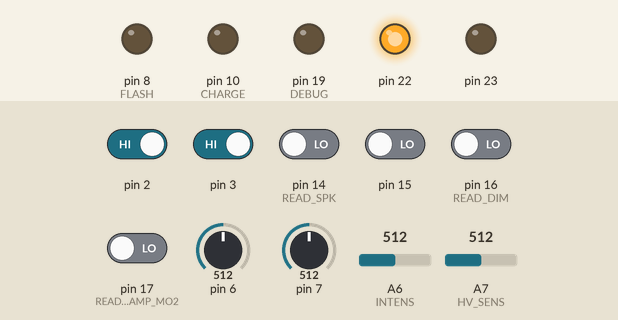
The sketch below on a simulated Arduino Nano, built with avr-gcc and run on an emulated ATmega328P. Shown: output pins drawn as LEDs (lit = HIGH). Dashed ring = blinking. The test bench sets the inputs (shaded band); at power-on: pin 2, pin 3 HIGH, pin 14 (READ_SPK), pin 15, pin 16 (READ_DIM), pin 17 (READ_LAMP_MO2) LOW, A6 (INTENS) = 512, A7 (HV_SENS) = 512, pin 6 = 512, pin 7 = 512. Pins used as bus, display or sensor lines are not drawn.

Above: at 1.2 s.
1.3 s: A6 (INTENS) set to 428
4.3 s: A6 (INTENS) set to 412
At 6.35 s:
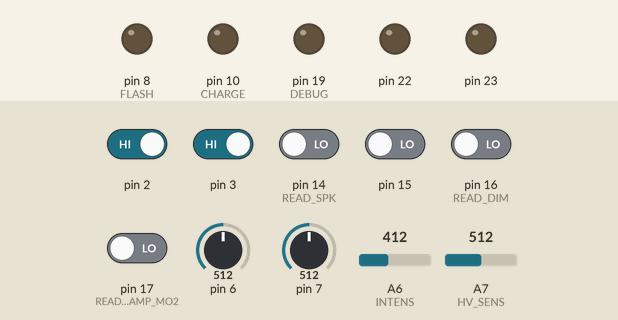
7.3 s: pin 2 driven LOW
At 8.0 s:
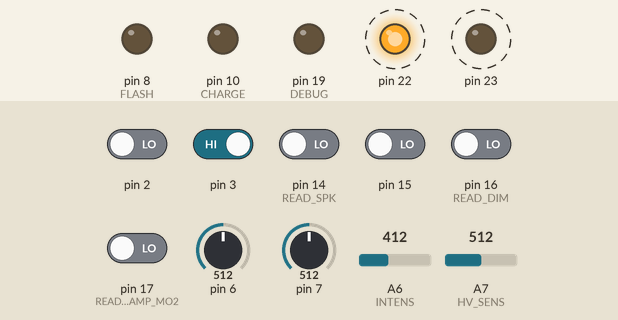
10.3 s: A7 (HV_SENS) set to 378
At 11.3 s:
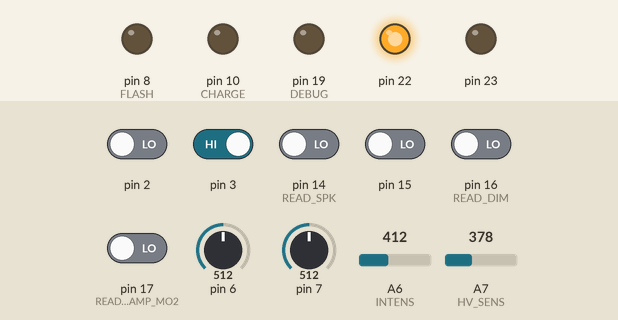
11.8 s: A7 (HV_SENS) set to 357
At 12.7 s:
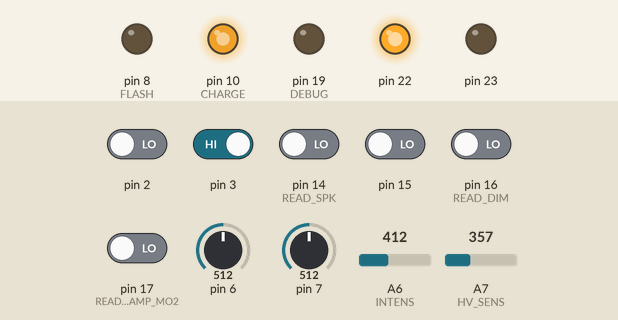
13.3 s: pin 3 driven LOW
At 14.8 s:
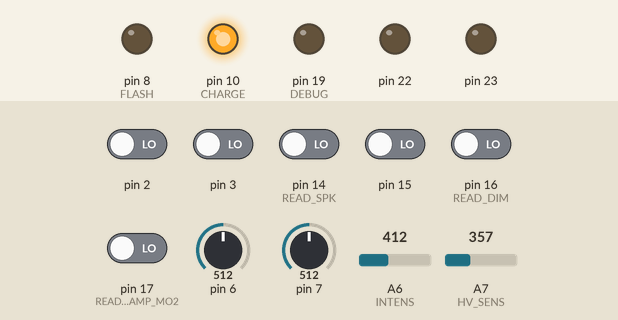
Timing chart, 0 to 15.8 s (numbered marks = the images above; inputs shaded):
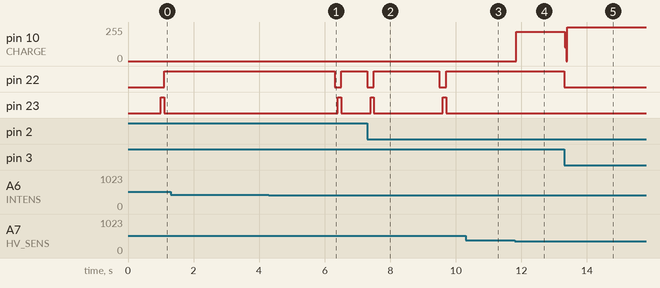

Measured:
- the behaviour switches between 420 and 419 on A6 (INTENS) (found by bisection; images 0 and 1)
- the behaviour switches between 372 and 371 on A7 (HV_SENS) (found by bisection; images 3 and 4)
- after the input at 1.3 s, every drawn part: stays the same
- after the input at 4.3 s, pin 22: HIGH → LOW after 2.0 s, → HIGH 0.20 s later; pin 23: LOW → HIGH after 2.1 s, → LOW 0.10 s later
- after the input at 7.3 s, pin 19 (DEBUG): stays LOW (without the input it goes to HIGH after 1.2 s)
- after the input at 10.3 s, pin 19 (DEBUG): stays LOW (without the input it goes to HIGH after 1.4 s); pin 22: stays HIGH (without the input it goes to LOW after 1.4 s)
- after the input at 11.8 s, pin 10 (CHARGE): 0/255 → 219/255 at once
- after the input at 13.3 s, pin 10 (CHARGE): 219/255 → 255/255 at once; pin 22: HIGH → LOW at once

The sketch:

SD600.ino
```cpp
// CONSTANTS
#define MIN_VOLTS 75L
#define MAX_VOLTS 360L
#define EMERGENCY_STOP_VOLTS 400L
#define CHARGE_PER_CYCLE 3L
#define MIN_CHARGE_MS 0L
#define MAX_CHARGE_MS 5000L
#define READY_BEEP_MS 100L
#define DUMP_FLASH_DELAY_MS 2000L
#define FLASH_IDLE_DELAY_MS 100L
#define MIN_DIM_MICROS 4000L
#define MAX_DIM_MICROS 9400L
#define TRIAC_FIRE_MICROS 200L
#define OVERCHARGE_THRESHOLD_EXP(t, x) (x > t + 4L * CHARGE_PER_CYCLE && x > (t * 4L) / 3L)
#define UNDERCHARGE_THRESHOLD_EXP(t, x) (x < t - 2L * CHARGE_PER_CYCLE && x < (t * 6L) / 7L)
#define REFRESH_CHARGE_THRESHOLD_EXP(t, x) (x < t - CHARGE_PER_CYCLE)

// INPUTS
#define DIM 16
#define GMGKG 15
#define SPK 14
#define LAMP_MO1 18
#define LAMP_MO2 17
#define INTENS A6
#define GMG 2 // INT0
#define TRG 3 // INT1
#define HV_SENS A7
#define AC_DET0 6 // AIN0
#define AC_DET1 7 // AIN1
#define DEBUG 19

// OUTPUTS
#define CHARGE 10
#define FLASH 8
#define DIM_TRIAC 9
#define LED 20
#define BEEP 21

// I/O MACROS
#define DIM_TRIAC_ON PORTB |= (1<<PB1)
#define DIM_TRIAC_OFF PORTB &= ~(1<<PB1)
#define FLASH_ON PORTB |= (1<<PB0)
#define FLASH_OFF PORTB &= ~(1<<PB0)
#define CHARGE_ON PORTB |= (1<<PB2)
#define CHARGE_OFF PORTB &= ~(1<<PB2)
#define LED_ON PORTB |= (1<<PB6)
#define LED_OFF PORTB &= ~(1<<PB6)
#define BEEP_ON PORTB |= (1<<PB7)
#define BEEP_OFF PORTB &= ~(1<<PB7)
#define DEBUG_ON PORTC |= (1<<PC5)
#define DEBUG_OFF PORTC &= ~(1<<PC5)

#define READ_DIM ((PINC & (1<<PC2)) != 0)
#define READ_SPK ((PINC & (1<<PC0)) != 0)
#define READ_LAMP_MO1 ((PINC & (1<<PC4)) != 0)
#define READ_LAMP_MO2 ((PINC & (1<<PC3)) != 0)

volatile enum charge_state {IDLE, CHARGING, READY, FLASHING, FAULT} state;
volatile int current_intens = 0;
volatile int current_volts = 0;
volatile int target_volts = 0;
volatile long idle_timeout = 0;
volatile long charge_start = 0;
volatile long charge_end = 0;
volatile long overcharge_millis = 0;
volatile long dim_micros = 0;

void setup() {
  cli();
  DDRB = 0b11000111; // Beep, LED, Charge, Dim_Triac, Flash
  DDRC = 0b00100000; // Debug
  setup_tint();
  setup_acint();
  setup_flash_int();
  idle_timeout = millis() + 1000; // Wait one second before charging
  state = IDLE; // Do not charge until firmware has finished booting
  sei();
}


// We run a simple state machine governing the capacitor bank. A few extra checks are performed
// frequently, such as bank overvoltage detection.
void loop() {
  current_volts = analogRead(HV_SENS) >> 1; // Sensing range happens to be ~500V
  if (current_volts >= EMERGENCY_STOP_VOLTS) {
    state = FAULT;
  }

  current_intens = analogRead(INTENS);
  target_volts = MIN_VOLTS + (MAX_VOLTS - MIN_VOLTS) * current_intens / 1023L;
  if (!READ_LAMP_MO2) {
    dim_micros = MIN_DIM_MICROS + ((MAX_DIM_MICROS - MIN_DIM_MICROS) * current_intens) / 1023L;
  } else if (!READ_LAMP_MO1) {
    dim_micros = MAX_DIM_MICROS;
  } else {
    dim_micros = 0;
  }

  if (!READ_DIM && state != READY) {
    dim_micros = 0;
  }

  if (state != READY) {
    disarm_flash_int();
  }

  switch (state) {
    case IDLE:
      // Steady state: Bank idle, LED off, no beep
      CHARGE_OFF;
      FLASH_OFF;
      BEEP_OFF;
      LED_OFF;

      // Transition check: Idle period expired, ready to charge
      if (millis() >= idle_timeout) {
        // Bank is now safe to charge
        charge_start = millis() + MIN_CHARGE_MS;
        charge_end = millis() + MAX_CHARGE_MS;
        state = CHARGING;
        break;
      }
      break;
    case CHARGING:
      // Steady state: Bank charging, LED off, no beep
      CHARGE_ON;
      FLASH_OFF;
      BEEP_OFF;

      // Transition check: Charging curve valid or invalid
      if (current_volts >= target_volts) {
        CHARGE_OFF;
        if (millis() >= charge_start) {
          // Healthy amount of time has passed --> Ready to flash
          if (!READ_SPK) {
            BEEP_ON;
            delay(READY_BEEP_MS);
          }
          overcharge_millis = 0;
          state = READY;
        } else {
          // Voltage reached too fast --> Bank fault
          //state = FAULT;
        }
      } else if (millis() >= charge_end) {
        // Took too long to charge --> Bank charging circuit fault
        //state = FAULT;
      }
      break;
    case READY:
      // Steady state: Bank idle, LED on, no beep
      CHARGE_OFF;
      FLASH_OFF;
      BEEP_OFF;
      LED_ON;

      // If voltage is significantly higher than selected, eventually dump by flashing.
      // We wait a few seconds to make sure this is what the user wants, because waste
      // flash reduces bulb lifetime.
      if (OVERCHARGE_THRESHOLD_EXP(target_volts, current_volts)) {
        if (overcharge_millis == 0) {
          overcharge_millis = millis();
        } else if (millis() - overcharge_millis > DUMP_FLASH_DELAY_MS) {
          // We have been in overcharge condition for a few seconds
          // Waste Flash
          DEBUG_ON;
          DEBUG_OFF;
          cli();
          flash();
          sei();
        }
      } else {
        overcharge_millis = 0;
      }

      // If the user dials up the intensity, we transition back to idle
      // and immediately to charge. This performs a full, valid charge cycle
      // and gives feedback when the bank is ready with the new charge voltage.
      if (UNDERCHARGE_THRESHOLD_EXP(target_volts, current_volts)) {
        // Restart charging cycle
        state = IDLE;
      } else {
        // As long as the voltage is in the right ballpark, we maintain charge
        // quietly while waiting for a flash
        arm_flash_int();
        if (REFRESH_CHARGE_THRESHOLD_EXP(target_volts, current_volts)) {
          CHARGE_ON;
        }
      }
      break;
    case FLASHING:
      // This state is occupied only briefly and is mainly a pragmatic
      // approach to keeping the flash triac energized for a good few microseconds.
      // We use this time to set up an idle period during which the arc is allowed to extinguish.
      idle_timeout = millis() + FLASH_IDLE_DELAY_MS;
      state = IDLE;
      break;
    case FAULT:
      // Steady state: Bank idle, LED off, Lamp off, permanent beep
      TIMSK1 = 0; // Force Lamp Dim off
      ACSR = 0; // Force ACDET interrupt off
      CHARGE_OFF;
      FLASH_OFF;
      BEEP_ON;// Be annoying on purpose to make user turn off device immediately
      DIM_TRIAC_OFF;
      break;
  }
}

// The ATmega's Analog comparator is used to directly measure mains voltageb through some 1M resistors.
// The voltage on the MCU's pins are clamped by the body diodes of the output MOSFETs,
// which are in the circuit even when the pin is in input mode.
// The actual sign flipping of the potential difference always happens outside of the MCU's
// supply voltage and is therefore etremely unreliable and asymmetric. Neverthless it's barely
// usable for synchronization with mains to run a phase cut dimmer directly on the MCU.
void setup_acint() {
  ACSR = 0;  // clear Analog Comparator interrupt enable
  ACSR = (1 << ACI);    // clear Analog Comparator interrupt
  ACSR  |=
    (0 << ACD)   |       // Logic 0: Comparator ON
    (0 << ACBG)  |       // Disconnect 1.23V reference from AIN0 (use AIN0 and AIN1 pins)
    (0 << ACIC)  |       // input capture disabled
    (0 << ACIS1) |       // set interrupt bit on BOTH edges
    (0 << ACIS0);        //
  // Enable the interrupt
  ACSR |= (1 << ACIE);
}

// Two Timer1 Copare Match Interrupts are used to generate a short, delayed pulse on DIM_TRIAC
void setup_tint() {
  TIMSK1 = 0;
  TCCR1A = 0; // We hate TCCR1A
  TCCR1B = 0b00000010; // 8 prescaler
  OCR1A = MAX_DIM_MICROS - TRIAC_FIRE_MICROS;  // We subtract fixed values from TCNT to configure frequency. We could use the overflow interrupt instead, but this is just how I did it
  OCR1B = MAX_DIM_MICROS;
  TCNT1 = 0;
  TIMSK1 = 6; // enable timer overflow interrupts A and B
}

// Set up external interrupts and PCINT for triggering the flash
void setup_flash_int() {
  EICRA = 0b00001010; // 10: Falling edge on INTn triggers interrupt
  PCMSK1 = 1 << PCINT9; // Enable PCINT9 for PCINT1 group
  PCICR = 1 << PCIE1; // Enable PCINT1 group}
}

inline void arm_flash_int() {
  EIFR = 3;  // Clear INT status (Thanks Utsuho)
  EIMSK = 3; // Set INT1 and INT0 bits
  PCMSK1 = 1 << PCINT9; // Enable GMGKG PCINT
  LED_ON;
}

inline void disarm_flash_int() {
  EIMSK = 0; // Clear INT1 and INT0 bits
  PCMSK1 = 0; // Disable GMGKG PCINT
  LED_OFF;
}

// Perform the flash by pulling the flash triac high.
// Perform all housekeeping after FLASH_ON to ensure fast response
inline void flash() {
  FLASH_ON;
  CHARGE_OFF;
  disarm_flash_int();
  state = FLASHING;
}

// Both external interrupts fire the flash. This needs to respond as quickly
// as possible to the interrupt. The current implementation has a latency of
// about 2 microseconds from input edge to triac edge.
ISR(INT0_vect) {
  flash();
}

ISR(INT1_vect) {
  flash();
}

// GMGKG triggers a flash using a PCINT.
ISR(PCINT1_vect) {
  flash();
}

// This interrupt fires a determined amount of time after an ACDET interrupt
// and turns on the incandescent lamp.
ISR(TIMER1_COMPA_vect) {
  DIM_TRIAC_ON;
}

// This interrupt fires after TIMER1_COMPA_vect and turns lamp off.
// We use this to conveniently keep DIM_TRIAC's gate on for a few microseconds
ISR(TIMER1_COMPB_vect) {
  DIM_TRIAC_OFF;
}

// ACDET Interrupt fires every zero crossing of mains and configures Timer1 to
// fire after a delay such that the DIM_TRIAC acts as a forward phase cut dimmer.
// dim_micros effectively calculates the time the triac wil be on each half wave.
// There is some error because the ACDET interrupts do not happen symmetrically.
// In theory, MAX_DIM_MICROS is exactly 10000. This value would not work because
// at max intensity, we would be firing the triac at zero crossing, which is impossible.
// Additionally, we account for the ACDET asymmetry by requiring a minimum and
// maximum duty cycle. At near full intensity, we stop switching and energize
// the triac continuously. We don't need an exact phase cut anyway.
ISR(ANALOG_COMP_vect) {
  if(dim_micros == 0) {
    TIMSK1 = 0;
    DIM_TRIAC_OFF;
  } else if (dim_micros < MAX_DIM_MICROS - 3 * TRIAC_FIRE_MICROS) {
    DIM_TRIAC_OFF;
    TCNT1 = dim_micros;
    TIMSK1 = 6;
  } else {
    DIM_TRIAC_ON;
    TIMSK1 = 0;
  }
}
```
